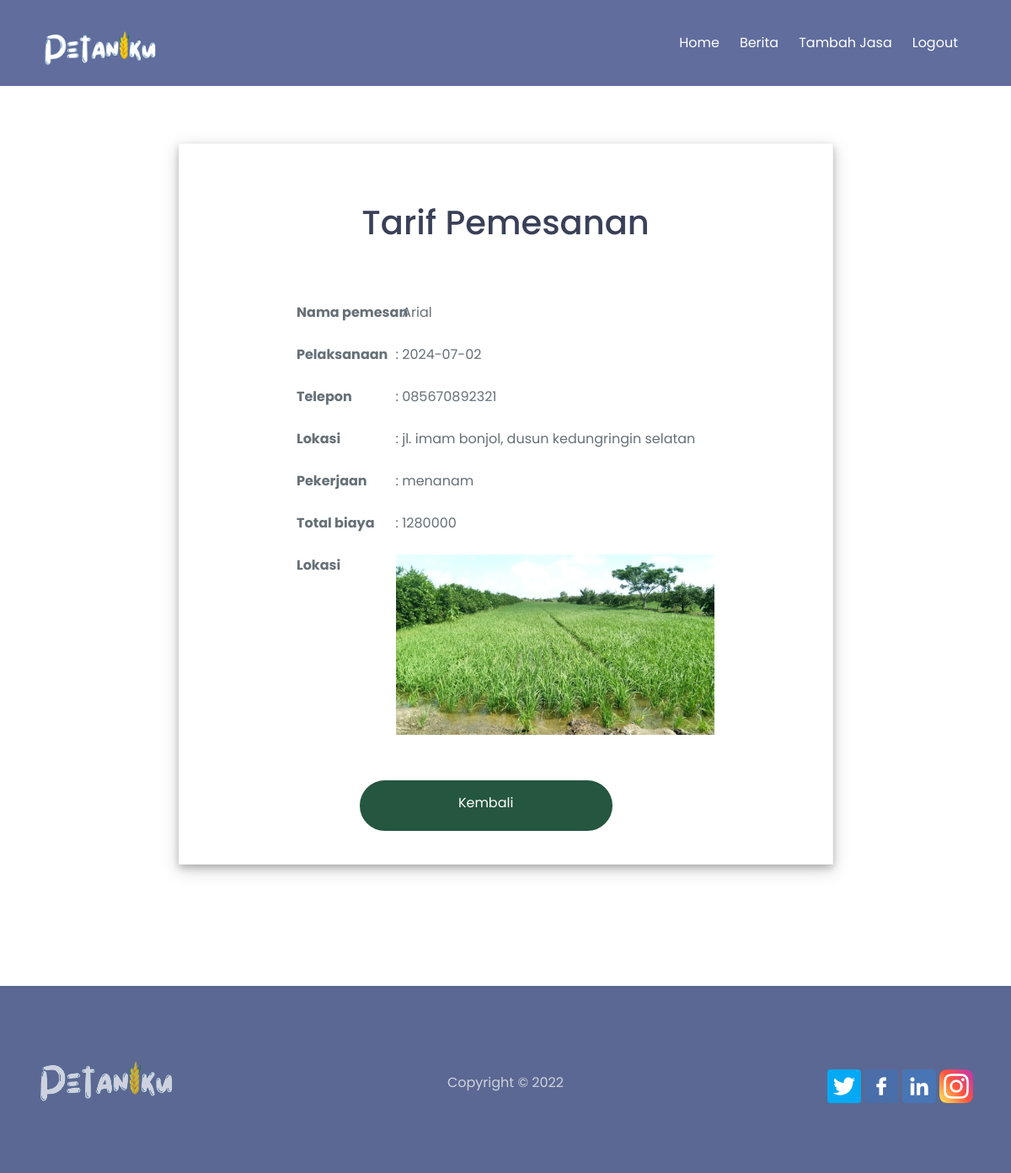
The app's page /seller/detail.php?id_notif=27 with its own data.
### tables this page shows
CREATE TABLE `notif` (
  `id_notif` int(11) NOT NULL,
  `id_buyer` int(11) NOT NULL,
  `id_seller` int(11) NOT NULL,
  `id_pesan` int(11) NOT NULL,
  `date` date NOT NULL,
  `namebuyer` varchar(255) NOT NULL,
  `telp` varchar(255) NOT NULL,
  `location` varchar(255) NOT NULL,
  `locpic` varchar(255) NOT NULL,
  `job` varchar(255) NOT NULL,
  `status` varchar(255) NOT NULL,
  `total` int(20) NOT NULL
);

### seller/detail.php (the view, shortened to what this page needs)
<?php
    if(isset($_GET['id_notif'])){
        $id_notif    =$_GET['id_notif'];
    }
    else {
        die ("Error. No ID Selected!");
    }
    include "../config.php";
    $query    =mysqli_query($conn, "SELECT * FROM notif WHERE id_notif='$id_notif'");
    $result    =mysqli_fetch_array($query);
?>
<!DOCTYPE html>
<html lang="en">
    <head>
        <link href="css/fontawesome-all.min.css" rel="stylesheet">
        <link href="../assets/css/styles.css" rel="stylesheet">
    </head>
    <body>
        <div class="navbar">
            <div class="container flex">
                <a class="logo-image" href="index.php"><img src="../assets/img/logo.png" alt="alternative"></a>
                <nav>
                    <ul>
                        <li><a href="index.php">Home</a></li>
                        <li><a href="berita.php">Berita</a></li>
                        <li><a href="tambahjasa.php">Tambah Jasa</a></li>
                        <li><a href="logout.php">Logout</a></li>
                                        </ul>
                </nav>
            </div>
        </div>
        <div id="contact" class="contact bg-gray">
            <div class="container"><br>
            <div class="cards"><br><br>
                <h2>Tarif Pemesanan</h2>
                <br><br>
                    <form>
                    <table>
                        <tr valign="top" alig><th><div class="form-group">Nama pemesan</th><td>: <?php echo $result['namebuyer']; ?></td></tr>
                        <tr valign="top"><th><div class="form-group">Pelaksanaan</th><td>: <?php echo $result['date']; ?></td></tr>
                        <tr valign="top"><th><div class="form-group">Telepon</th><td>: <?php echo $result['telp']; ?></td></tr>
                        <tr valign="top"><th><div class="form-group">Lokasi</th><td>: <?php echo $result['location']; ?></td></tr>
                        <tr valign="top"><th><div class="form-group">Pekerjaan</th><td>: <?php echo $result['job']; ?></td></tr>
                        <tr valign="top"><th><div class="form-group">Total biaya</th><td>: <?php echo $result['total']; ?></td></tr>
                        <tr valign="top"><th><div class="form-group">Lokasi</th><td><img src="../assets/img/<?php echo $result['locpic'] ?>" width="100%" height="100%"></td></tr>
                        <tr><th  colspan="2"><br><br><div class="form-group">
                        <a href="index.php" style="text-align:center; padding-top: 25px; text-decoration:none;" class="form-control-submit-button">Kembali</a>
                    </div></th></tr></table>
                </form>
            </div>
            </div>
        </div>
        <footer>
            <div class="container grid grid-3">
                <div>
                    <a class="logo-image" href="index.html"><img src="../assets/img/logo.png" alt="alternative"></a>
                </div>
        <div>
          <ul class="li-space-lg">
          <li><p>Copyright © 2022</p></li>
          </ul>
        </div>
                <div>
                    <a href="#"><img src="../assets/img/twitter.png" height="40px"></i></a>
                    <a href="#"><img src="../assets/img/facebook.png" height="40px"></i></a>
                    <a href="#"><img src="../assets/img/linkedin.png" height="40px"></i></a>
                    <a href="#"><img src="../assets/img/instagram.png" height="40px"></i></a>
                </div>
            </div>
        </footer>
    </body>
</html>

### assets/css/styles.css (style rules this page uses)
* { box-sizing: border-box; padding: 0; margin: 0; }
body, html { scroll-behavior: smooth; width: 100%; height: 100%; }
body, p { color: #667077; font: 400 1rem/1.625rem "Poppins", sans-serif; }
h2 { color: #394057; font-weight: 500; font-size: 2.5rem; line-height: 3.25rem; }
.container { margin: 0 auto; padding: 0 15px; }
.flex { display: flex; justify-content: center; align-items: center; height: 100%; }
.grid { display: grid; gap: 20px; justify-content: center; align-items: center; height: 100%; }
img { max-width: 100%; vertical-align: middle; }
ul { list-style-type: none; }
.li-space-lg li { margin-bottom: 0.5rem; }
a { color: #667077; text-decoration: underline; }
.bg-gray { background-color: #ffffff; }
.form-group { width: 120%; position: relative; margin-bottom: 1.375rem; }
::placeholder { color: #667077; opacity: 1; }
.form-control-submit-button { display: inline-block; width: 300px; height: 3.75rem; border: 2px solid #25563f; border-radius: 32px; background-color: #25563f; color: #ffffff; font-weight: 400; font-size: 1rem; line-height: 0; font-family: "Poppins"; cursor: pointer; transition: all 0.2s; }
.navbar { position: absolute; top: 26px; right: 0; left: 0; background-color: transparent; color: #ffffff; }
.navbar .flex { flex-direction: column; }
.navbar a { text-decoration: none; }
.navbar .logo-image { width: 134px; height: 30px; margin-top: 0.5rem; margin-bottom: 1.25rem; }
.navbar ul { display: flex; flex-wrap: wrap; justify-content: center; padding: 0.5rem 0.75rem 0 0.75rem; background-color: rgba(0, 0, 0, 0.2); }
.navbar ul li { padding: 0 0.75rem 0.5rem 0.75rem; }
.navbar ul a { color: #ffffff; }
.contact { padding-top: 9rem; padding-bottom: 9rem; text-align: center; }
.contact h2 { margin-bottom: 0.875rem; }
.contact form { text-align: left; }
footer { padding-top: 5.5rem; padding-bottom: 4.5rem; background-color: #5b6893; text-align: center; }
footer .logo-image { display: block; width: 160px; height: 100%; margin-bottom: 0.75rem; opacity: 0.7; }
footer p, footer ul li a, footer ul li a:hover, footer .fab { color: #ffffff; opacity: 0.7; text-decoration: none; }
footer p { margin-bottom: 1.5rem; }
footer ul { margin-bottom: 2.25rem; }
@media (min-width: 992px) { .container { max-width: 1140px; } }
@media (min-width: 992px) { .grid { grid-template-columns: repeat(2, 1fr); } }
@media (min-width: 992px) { .grid-3 { grid-template-columns: repeat(3, 1fr); } }
@media (min-width: 992px) { .navbar { top: 0px; padding: 36px; background-color: #606d9d; padding: 36px; } }
@media (min-width: 992px) { .navbar .flex { flex-direction: row; justify-content: space-between; } }
@media (min-width: 992px) { .navbar .logo-image { margin: 0; } }
@media (min-width: 992px) { .navbar ul { padding: 0; background: none; } }
@media (min-width: 992px) { .navbar ul li { margin-bottom: 0; padding-bottom: 0; } }
@media (min-width: 992px) { .navbar ul li:last-of-type a { margin-right: 0; padding-right: 0; } }
@media (min-width: 992px) { form { width: 500px; margin-right: auto; margin-left: auto; } }
@media (min-width: 992px) { footer { text-align: left; } }
@media (min-width: 992px) { footer p, footer ul { margin-bottom: 0; } }
@media (min-width: 992px) { footer ul { text-align: center; } }
@media (min-width: 992px) { footer .grid div:nth-of-type(3) { text-align: right; } }
.cards { border: 0.5px solid whitesmoke; padding: 15px; margin: 0 auto; width: 70%; box-shadow: 0 4px 8px 0 rgba(0, 0, 0, 0.2), 0 6px 20px 0 rgba(0, 0, 0, 0.19); }
* { margin: 0; padding: 0; list-style: none; text-decoration: none; }

### records on screen
notif: namebuyer "Arial", date "2024-07-02", telp "085670892321", location "jl. imam bonjol, dusun kedungringin selatan", job "menanam", total "1280000", locpic (picture)
